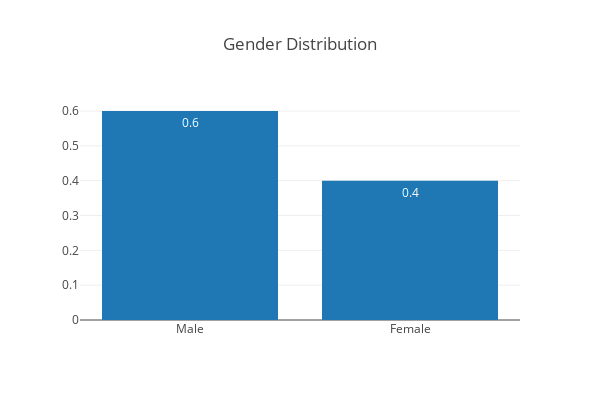

Notebook code cell kept with this figure:
### Code cell
data = [go.Bar(
            x=temp.index,
            y= np.round(temp.astype(float)/temp.values.sum(),2),
            text = np.round(temp.astype(float)/temp.values.sum(),2),
            textposition = 'auto',
    )]
layout = go.Layout(
    autosize=False,
    width=600,
    height=400,title = "Gender Distribution",
)

fig = go.Figure(data=data, layout=layout)
iplot(fig)
del temp

### Figure 1 — Plotly figure (JSON) as saved in the notebook; plotly's stock layout.template omitted (floating-point values rounded to 4 significant figures)
{"data": [{"text": ["0.6", "0.4"], "textposition": "auto", "type": "bar", "uid": "978445ec-a36e-11e8-8e55-dc4a3ef6a0a1", "x": ["Male", "Female"], "y": [0.6, 0.4]}], "layout": {"autosize": false, "height": 400, "title": "Gender Distribution", "width": 600}}
